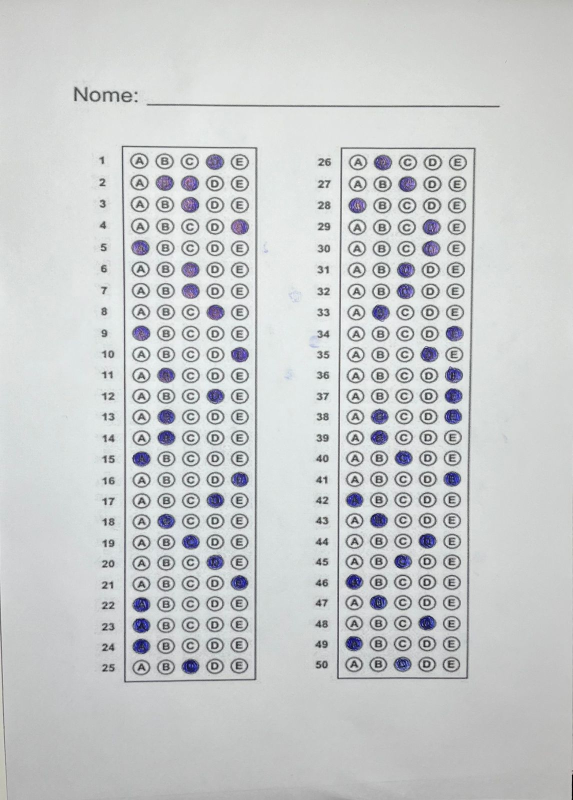
#> input picture Images/Aluno_3.jpg, 1146 x 1600 px (shown at 1/2 size); its folder holds 4 pictures in this run
$ python omr_main.py
#> lines starting #> are read from the running program, lines starting #| are printed output that depends on the picture; after the words box and inside, x2 and y2 are one past the last pixel; in counts of white or black regions, pixels touching at a corner belong together
import cv2 as cv2
import numpy as np
import os as os
import time as t


NUM_QUESTOES = 50
NUM_ALTERNATIVAS = 5
ALTERNATIVAS = {"N/A":-2, "NULL":-1, "A":0, "B":1, "C":2, "D":3, "E":4}
DISTRIBUICAO_QUESTOES = [25, 25]
ALTURA_IMAGEM = 1200
LARGURA_IMAGEM = 800
TAMANHO_GAUSS = (5,5)
SIGMA_GAUSS = 1


def titulo() -> None:
    print("--------------------")
    print("         OMR")
    print("--------------------\n")


def escolher_imagem() -> tuple[cv2.Mat, cv2.Mat]:
    imagem_aluno = ""
    imagem_gabarito = ""

    arquivos_imagens = os.listdir("./Images")
    while True:
        os.system('cls' if os.name == 'nt' else 'clear')
        titulo()
        print('Arquivos disponíveis:')
        for i, arquivo in enumerate(arquivos_imagens):
            print(f"{i+1}) {arquivo}")

        num_imagem_aluno = int(input("\nDigite o número da imagem para corrigir: "))

        if isinstance(num_imagem_aluno, int) and (num_imagem_aluno <= len(arquivos_imagens) and num_imagem_aluno > 0):
            caminho_aluno = os.path.join("./Images", arquivos_imagens[num_imagem_aluno-1])
            break
        else:
            print('A escolha precisa estar nas opções acima!')
            t.sleep(2)

    while True:
        os.system('cls' if os.name == 'nt' else 'clear')
        titulo()
        print('Arquivos disponíveis:')
        for i, arquivo in enumerate(arquivos_imagens):
            print(f"{i+1}) {arquivo}")

        num_imagem_gabarito = int(input("\nDigite o número da imagem para o gabarito: "))

        if isinstance(num_imagem_gabarito, int) and (num_imagem_gabarito <= len(arquivos_imagens) and num_imagem_gabarito > 0):
            caminho_gabarito = os.path.join("./Images", arquivos_imagens[num_imagem_gabarito-1])
            break
        else:
            print('A escolha precisa estar nas opções acima!')
            t.sleep(2)

    imagem_aluno = cv2.imread(caminho_aluno)
    imagem_gabarito = cv2.imread(caminho_gabarito)
    return imagem_gabarito, imagem_aluno


def processar_imagem(imagem_original:cv2.Mat) -> cv2.Mat:
    imagem_preto_branco = cv2.cvtColor(imagem_original, cv2.COLOR_BGR2GRAY)
    imagem_sem_ruido = cv2.GaussianBlur(imagem_preto_branco, TAMANHO_GAUSS, SIGMA_GAUSS)
    imagem_canny = cv2.Canny(imagem_sem_ruido, 10, 50)
    return imagem_canny


def localizar_retangulos(contornos:cv2.Mat) -> list:
    retangulos = []

    for i in contornos:
        if cv2.contourArea(i) > 40:
            perimetro = cv2.arcLength(i, True)
            contorno_aproximado = cv2.approxPolyDP(i, 0.02 * perimetro, True)

            if len(contorno_aproximado) == 4:
                retangulos.append(i)

    retangulos = sorted(retangulos, key=cv2.contourArea, reverse=True)
    return retangulos


def localizar_vertices(contorno:cv2.Mat) -> cv2.Mat:
    perimetro = cv2.arcLength(contorno, True)
    vertices_aproximados = cv2.approxPolyDP(contorno, 0.02 * perimetro, True)
    return vertices_aproximados


def ordenar_pontos_vertices(pontos:cv2.Mat) -> cv2.Mat:
    pontos = pontos.reshape((4, 2))

    pontos_aux = np.zeros((4, 1, 2), np.int32)
    soma = pontos.sum(1)

    pontos_aux[0] = pontos[np.argmin(soma)]
    pontos_aux[3] = pontos[np.argmax(soma)]
    subtracao = np.diff(pontos, axis=1)
    pontos_aux[1] = pontos[np.argmin(subtracao)]
    pontos_aux[2] = pontos[np.argmax(subtracao)]

    return pontos_aux


def dividir_coluna_por_questao(imagem:cv2.Mat, num_questoes_coluna:int) -> list:
    questoes = []

    linhas = np.vsplit(imagem, num_questoes_coluna)
    for l in linhas:
        colunas = np.hsplit(l, NUM_ALTERNATIVAS)
        for alternativa in colunas:
            questoes.append(alternativa)
    return questoes


def processar_retangulo(retangulo:cv2.Mat, imagem_original:cv2.Mat, num_questoes_coluna:int) -> list:
    if retangulo.size != 0:
        retangulo = ordenar_pontos_vertices(retangulo)

        pt1 = np.float32(retangulo)
        pt2 = np.float32([[0, 0], [LARGURA_IMAGEM, 0], [0, ALTURA_IMAGEM], [LARGURA_IMAGEM, ALTURA_IMAGEM]])

        matriz = cv2.getPerspectiveTransform(pt1, pt2)
        retangulo_warp = cv2.warpPerspective(imagem_original, matriz, (LARGURA_IMAGEM, ALTURA_IMAGEM))
        retangulo_warp_gray = cv2.cvtColor(retangulo_warp, cv2.COLOR_BGR2GRAY)
        retangulo_thresh = cv2.threshold(retangulo_warp_gray, 150, 255, cv2.THRESH_BINARY_INV)[1]
        retangulo_bw = cv2.erode(retangulo_thresh, np.ones((7, 7), np.uint8))
        questoes = dividir_coluna_por_questao(retangulo_bw, num_questoes_coluna)
        return questoes


def processar_questoes(retangulo:list) -> list:
    pixels = np.zeros((25, 5))
    alternativa = 0
    num_questao = 0

    for questao in retangulo:
        total_pixels = cv2.countNonZero(questao)
        pixels[num_questao][alternativa] = total_pixels

        alternativa += 1
        if alternativa == 5:
            num_questao += 1
            alternativa = 0

    respostas = []
    for x in range(0, 25):
        aux = pixels[x]
        limite_minimo = np.amin(aux) * 1.2
        if(np.amax(aux) > limite_minimo):
            alternativa_assinalada = np.where(aux == np.amax(aux))
            aux.sort()
            if((aux[3]/np.amax(aux)) > 0.9):
                alternativa_assinalada[0][0] = -2
        else:
            alternativa_assinalada[0][0] = -1

        respostas.append(alternativa_assinalada[0][0])
    return respostas


def gerar_resposta(imagem:cv2.Mat) -> list:
    imagem = cv2.resize(imagem, (LARGURA_IMAGEM, ALTURA_IMAGEM))
    imagem_processada = processar_imagem(imagem)

    contornos, hierarquia = cv2.findContours(imagem_processada, cv2.RETR_TREE, cv2.CHAIN_APPROX_SIMPLE)
    retangulos = localizar_retangulos(contornos)
    respostas = []
    for i in range(0, len(DISTRIBUICAO_QUESTOES)):
        retangulo_coluna = localizar_vertices(retangulos[i])
        questoes_coluna = processar_retangulo(retangulo_coluna, imagem, DISTRIBUICAO_QUESTOES[i])
        respostas += processar_questoes(questoes_coluna)

    return respostas


def calcular_nota(gabarito:list, respostas:list) -> tuple[float, int]:
    qtd_corretas = 0

    for i in range(0, NUM_QUESTOES):
        if respostas[i] == gabarito[i]:
            qtd_corretas += 1

    nota = round((float(qtd_corretas)/NUM_QUESTOES)*10, 1)

    return nota, qtd_corretas


def main() -> None:
    imagem_gabarito, imagem_aluno = escolher_imagem()
#> the loop in escolher_imagem, `while True:` made 1 pass; the answer given on pass 1: 3
#> in escolher_imagem, imagem_aluno is the input picture: shape (1600, 1146, 3); mean B, G, R 204.5, 203.8, 201.4
    gabarito = gerar_resposta(imagem_gabarito)
#> in gerar_resposta, `imagem = cv2.resize(imagem, (LARGURA_IMAGEM, ALTURA_IMAGEM))`:
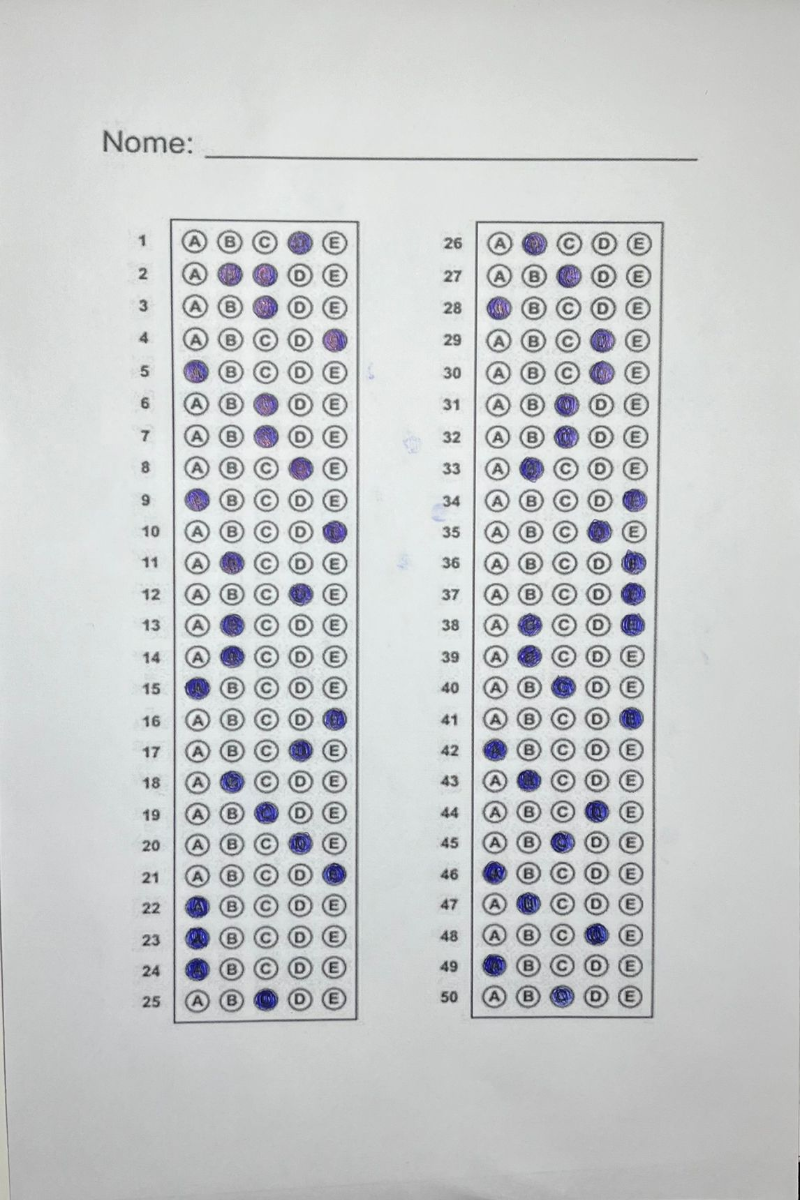
#> imagem: shape (1200, 800, 3); mean of channels 0, 1, 2 204.4, 203.7, 201.4; drawn as B, G, R
#> in processar_imagem, `imagem_canny = cv2.Canny(imagem_sem_ruido, 10, 50)`:
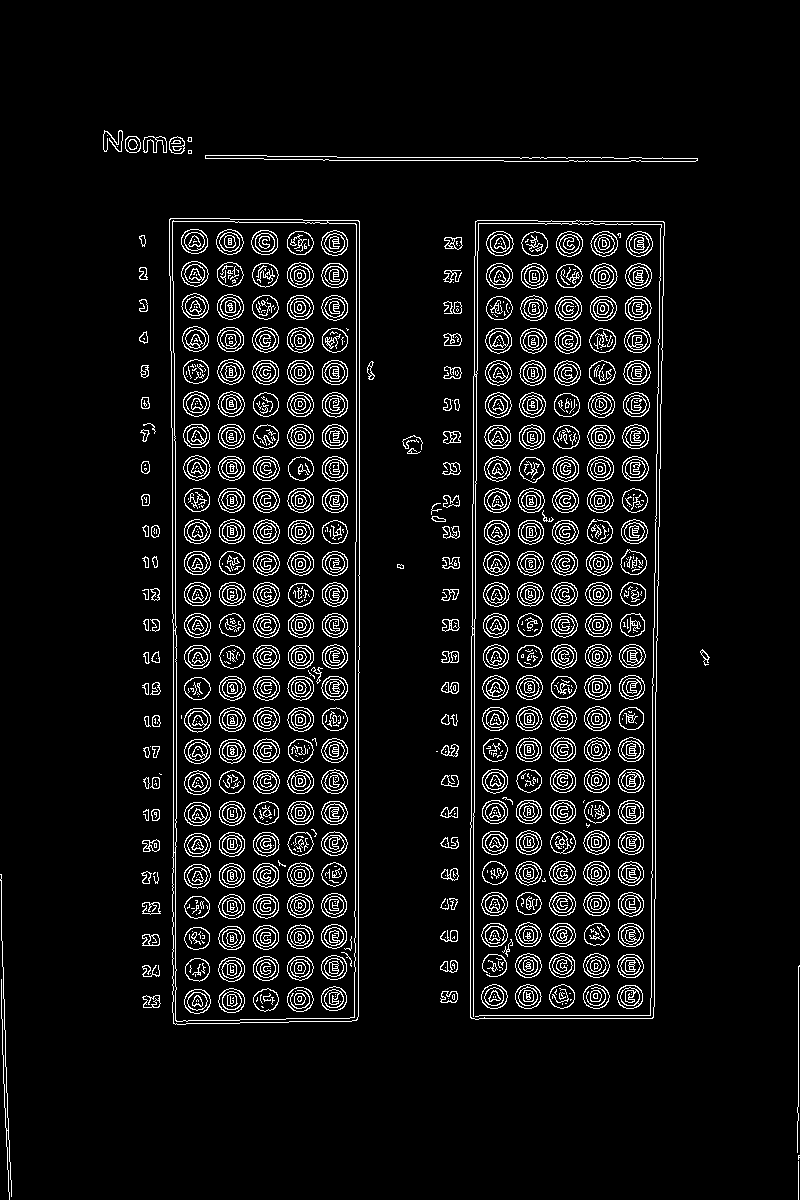
#> imagem_canny: shape (1200, 800); 6.9% white in thin lines or dots, all inside (x1, y1, x2, y2) = (0, 130, 800, 1200)
#> in gerar_resposta, `contornos, hierarquia = cv2.findContours(imagem_processada, cv2.RETR_T..`: contornos = 2239 contours, 841 with area under 20; largest, box (x1, y1, x2, y2) and area: (169, 218, 360, 1025) 149871, (470, 220, 665, 1020) 148108, (470, 220, 665, 1020) 146650, (172, 221, 357, 1022) 143930, (172, 220, 360, 1025) 3634
#> the loop in localizar_retangulos, `for i in contornos:` made 2239 passes
#> perimetro on passes 3, 5, 6, 7, 15, 16, 18, 22, 23, 24, 25, 26: 65.46, 89.74, 73.11, 66.53, 70.87, 28.14, 34.38, 63.21, 62.53, 40.63, 95.01, 31.31
#> i on passes 1, 8, 11, 12, 17, 20: [[798, 1161], [798, 1199]], [[448, 998]], [[150, 973]], [[156, 972]], [[445, 967]], [[452, 964], [453, 963], [454, 964], [453, 965]]
#> after the loop in localizar_retangulos, `for i in contornos:`: retangulos = 5 contours; box (x1, y1, x2, y2) and area: (169, 218, 360, 1025) 149871, (470, 220, 665, 1020) 148108, (172, 221, 357, 1022) 143930, (169, 218, 328, 631) 1650, (474, 220, 573, 375) 706
#> the loop in gerar_resposta, `for i in range(0, len(DISTRIBUICAO_QUESTOES)):` made 2 passes
#> (perimetro in localizar_vertices, pt1 in processar_retangulo) on passes 1 to 2: (1999.2, [[170, 218], [359, 221], [173, 1023], [356, 1020]]), (1980, [[477, 220], [664, 222], [470, 1017], [652, 1018]])
#> pass 1, in processar_retangulo, `retangulo_warp = cv2.warpPerspective(imagem_original, matriz, (LARGURA..`:
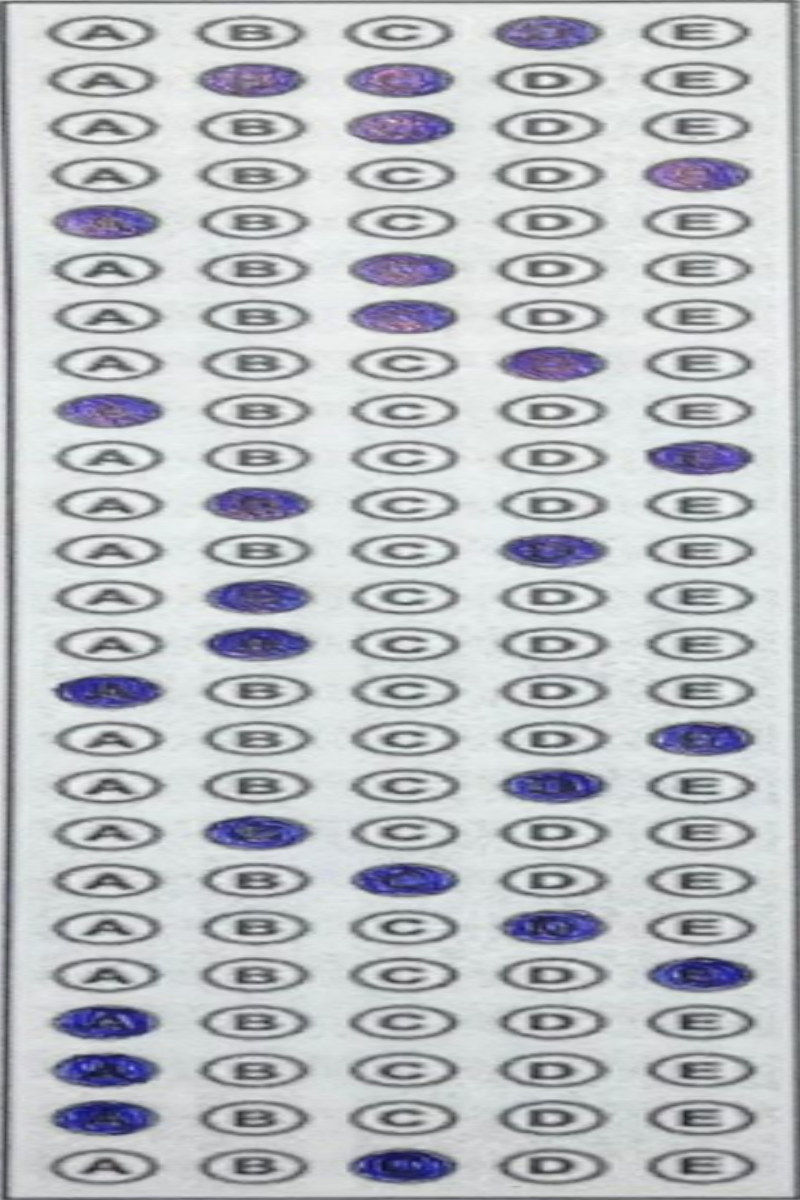
#> retangulo_warp: shape (1200, 800, 3); mean of channels 0, 1, 2 195.4, 191.2, 188.2; drawn as B, G, R
#> pass 1, in processar_retangulo, `retangulo_bw = cv2.erode(retangulo_thresh, np.ones((7, 7), np.uint8))`:
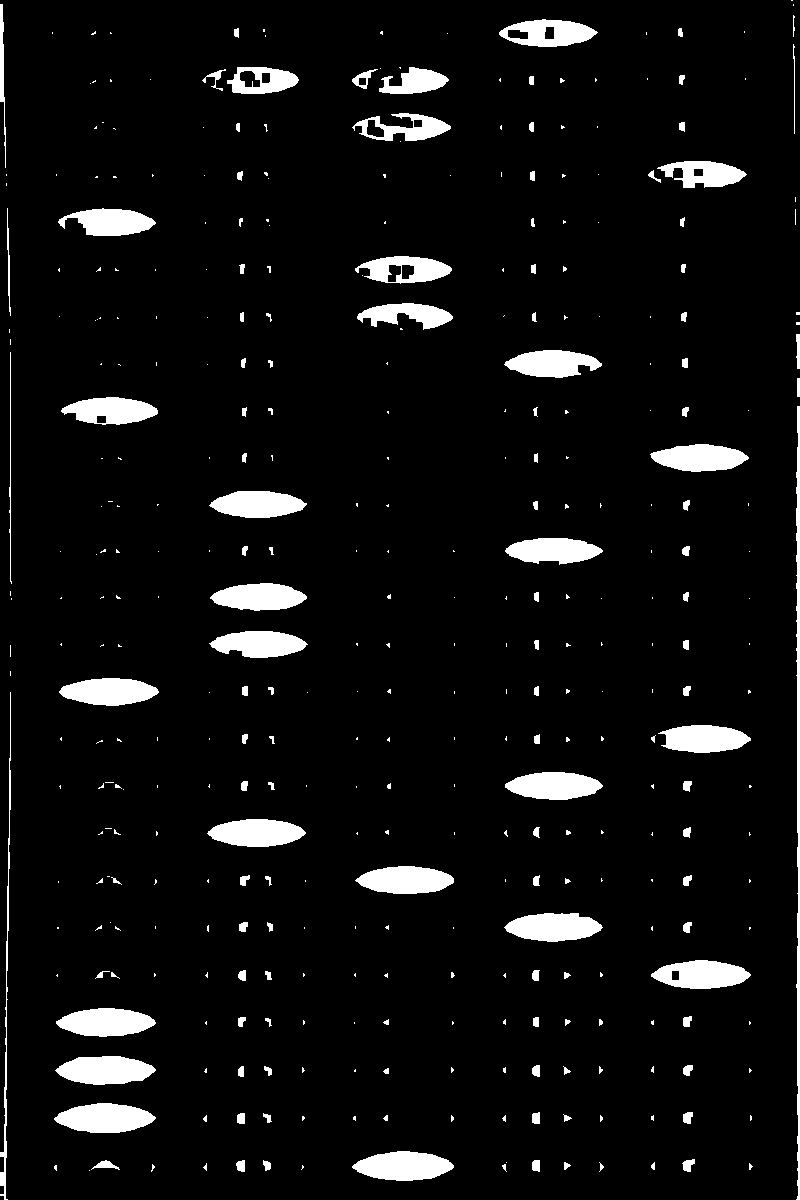
#> retangulo_bw: shape (1200, 800); 6.1% white; 381 white regions (250 under 20 px), largest, box (x1, y1, x2, y2) and area: (796, 406, 800, 1200) 2312, (54, 1103, 156, 1133) 2224, (352, 1151, 454, 1181) 2215
#> after the loop in gerar_resposta, `for i in range(0, len(DISTRIBUICAO_QUESTOES)):`: respostas = 50 values, max 4 at index 3, min -2 at index 1, mean 1.78
#> gabarito has the same summary as respostas in gerar_resposta
    aluno = gerar_resposta(imagem_aluno)
#> the loop in localizar_retangulos (call 2), `for i in contornos:` made 2239 passes
#> i on passes 1, 8, 11, 12, 17, 20, 21, 27, 28, 34, 40, 47: [[798, 1161], [798, 1199]], [[448, 998]], [[150, 973]], [[156, 972]], [[445, 967]], [[452, 964], [453, 963], [454, 964], [453, 965]], [[445, 937]], [[454, 936], [452, 938], [453, 937], [454, 938]], [[445, 905]], [[154, 872], [153, 873], [153, 874], [155, 872]], [[445, 875]], [[154, 843], [154, 847], [156, 847], [156, 843]]
#> the loop in gerar_resposta (call 2), `for i in range(0, len(DISTRIBUICAO_QUESTOES)):` made 2 passes
#> pass 2, in processar_retangulo (call 4), `retangulo_bw = cv2.erode(retangulo_thresh, np.ones((7, 7), np.uint8))`:
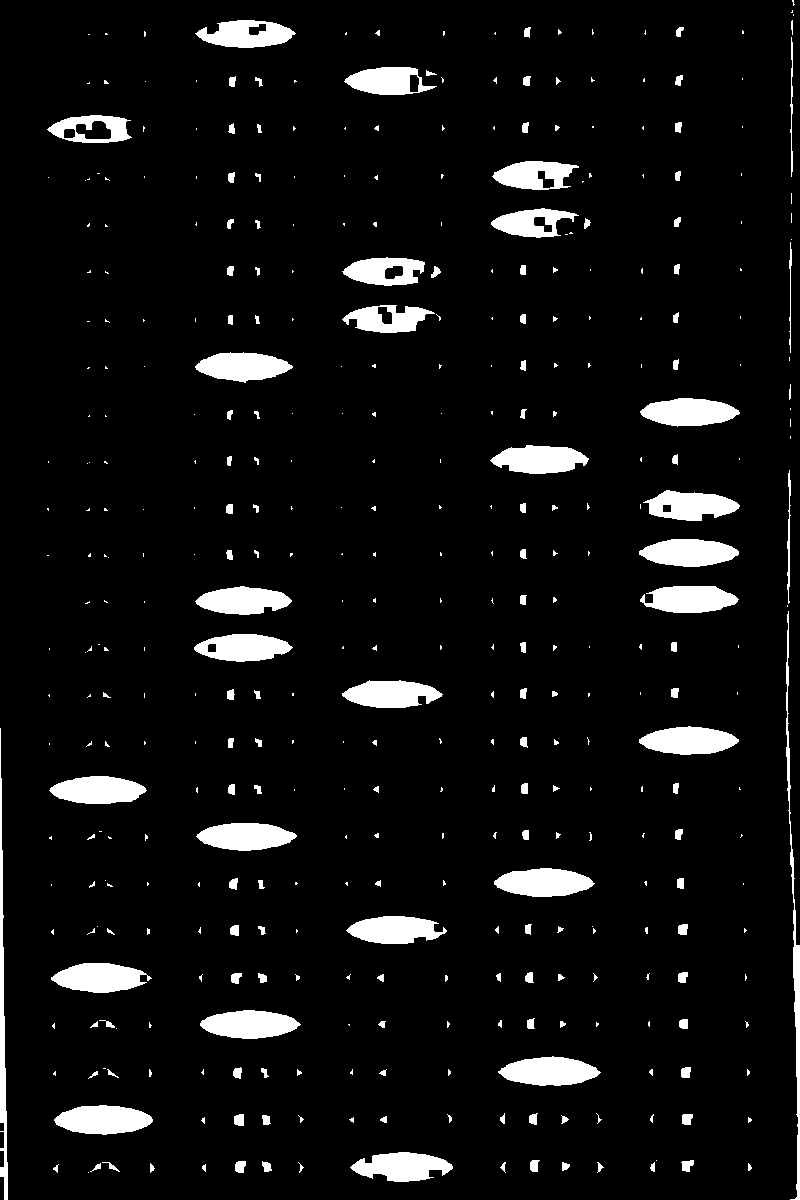
#> retangulo_bw: shape (1200, 800); 6.5% white; 409 white regions (253 under 20 px), largest, box (x1, y1, x2, y2) and area: (54, 1105, 153, 1135) 2194, (498, 1056, 601, 1086) 2182, (494, 868, 595, 897) 2140
#> aluno has the same summary as respostas in gerar_resposta

    os.system('cls' if os.name == 'nt' else 'clear')
    titulo()
    print("Gabarito:", gabarito)
#| Gabarito: [3, -2, 2, 4, 0, 2, 2, 3, 0, 4, 1, 3, 1, 1, 0, 4, 3, 1, 2, 3, 4, 0, 0, 0, 2, 1, 2, 0, 3, 3, 2, 2, 1, 4, 3, 4, 4, -2, 1, 2, 4, 0, 1, 3, 2, 0, 1, 3, 0, 2]
    print("Respostas:", aluno)
#| Respostas: [3, -2, 2, 4, 0, 2, 2, 3, 0, 4, 1, 3, 1, 1, 0, 4, 3, 1, 2, 3, 4, 0, 0, 0, 2, 1, 2, 0, 3, 3, 2, 2, 1, 4, 3, 4, 4, -2, 1, 2, 4, 0, 1, 3, 2, 0, 1, 3, 0, 2]

    nota, acertos = calcular_nota(gabarito, aluno)
#> after the loop in calcular_nota, `for i in range(0, NUM_QUESTOES):`: qtd_corretas = 50
#> in calcular_nota, `nota = round((float(qtd_corretas)/NUM_QUESTOES)*10, 1)`: nota = 10
#> nota = 10; acertos = 50
    print("Você acertou", acertos, "/", NUM_QUESTOES, "e sua nota foi :", nota)
#| Você acertou 50 / 50 e sua nota foi : 10.0


if __name__ == '__main__':
    main()
